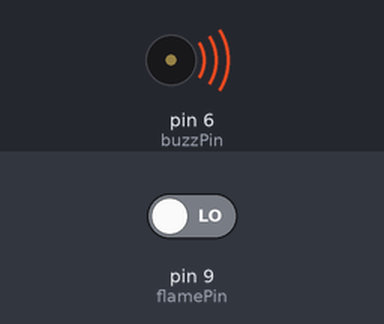
Bench run of a sketch on a simulated Arduino Uno, built with avr-gcc and run on an emulated ATmega328P. Parts: buzzer (waves = sounding, pin HIGH). The test bench sets the inputs (shaded band); at power-on: pin 9 (flamePin) LOW.

Above: at 1.2 s.
1.3 s: pin 9 (flamePin) driven HIGH
At 1.6 s:
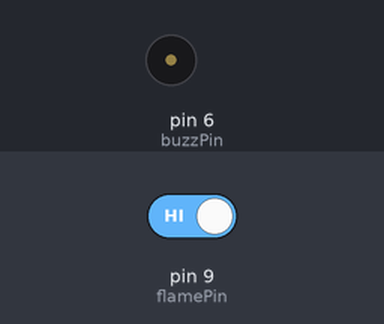
2.8 s: pin 9 (flamePin) driven LOW
At 4.0 s:
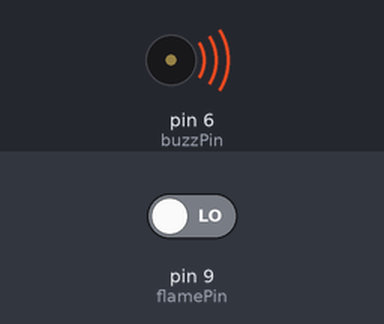
Timing chart, 0 to 5.8 s (numbered marks = the images above; inputs shaded):
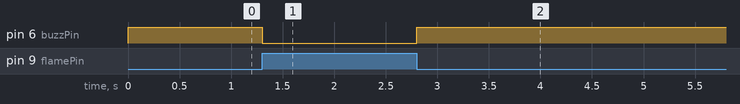

The sketch:

FireAlarm.ino
```cpp
const int flamePin = 9; // the number of the flame pin
const int buzzPin = 6; // the number of the buzzer pin
// variables will change:
int State = 0; // variable for reading status
void setup(){
  // initialize the buzzer pin as an output:
  pinMode(buzzPin, OUTPUT);
  // initialize the flame pin as an input:
  pinMode(flamePin, INPUT);
}
void loop() {
  // put your main code here, to run repeatedly:
  // read the state of the value:
  State = digitalRead(flamePin);
  if(State == HIGH){
  // turn buzzer off:
  digitalWrite(buzzPin, LOW);
  }else{
  // turn buzzer on:
  digitalWrite(buzzPin, HIGH);
  }
}
```

Measured:
- after the input at 1.3 s, pin 6 (buzzPin): HIGH → LOW at once
- after the input at 2.8 s, pin 6 (buzzPin): LOW → HIGH at once
